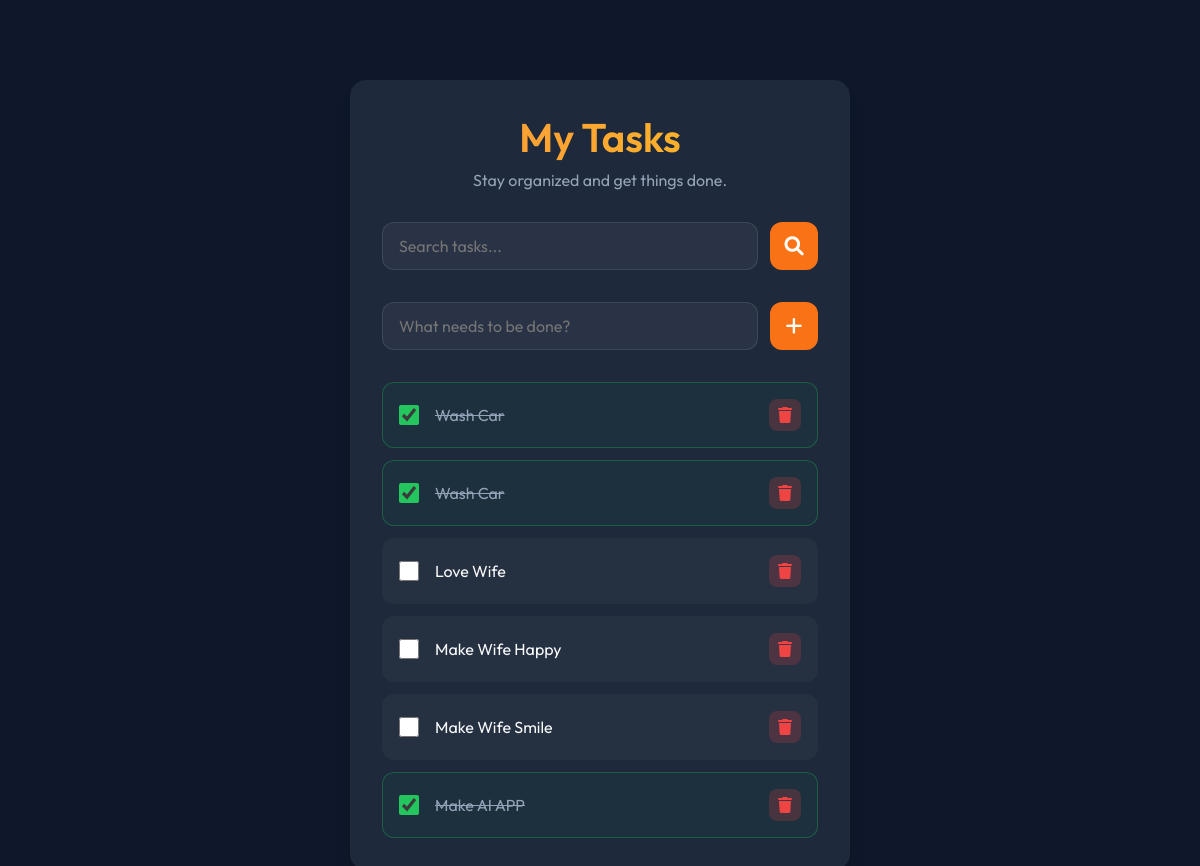
Before: / with the older database file.
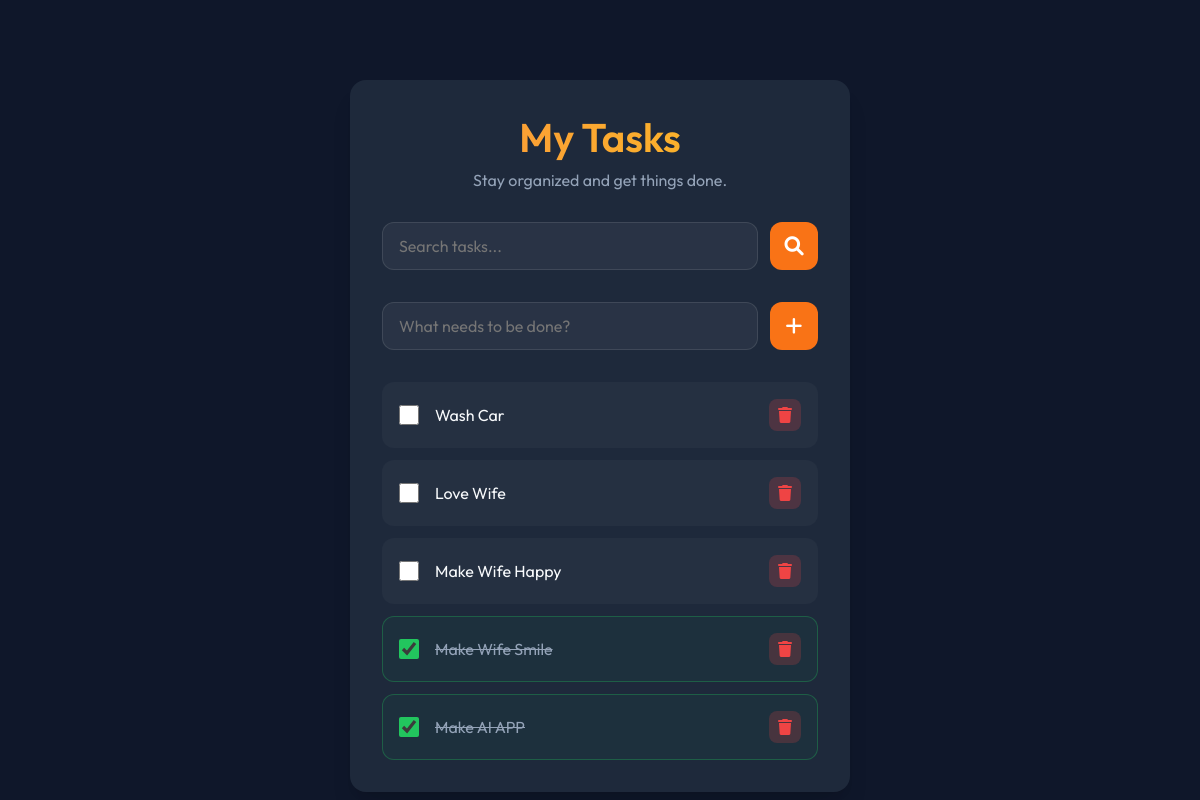
After: the same page with the newer database file.
### tables this page shows
CREATE TABLE todo (
                id INTEGER PRIMARY KEY AUTOINCREMENT,
                title TEXT NOT NULL,
                complete BOOLEAN NOT NULL CHECK (complete IN (0, 1))
            );

### app.py (the view)
@app.route('/')
def index():
    query = request.args.get('q')
    with sqlite3.connect(DB_NAME) as conn:
        cursor = conn.cursor()
        if query:
            cursor.execute("SELECT * FROM todo WHERE title LIKE ?", ('%' + query + '%',))
        else:
            cursor.execute("SELECT * FROM todo")
        todos = cursor.fetchall() # Returns list of tuples (id, title, complete)
    return render_template('index.html', todos=todos)

### templates/index.html (shortened to what this page needs)
<!DOCTYPE html>
<html lang="en">
<head>
    <link rel="stylesheet" href="{{ url_for('static', filename='style.css') }}">
    <link rel="stylesheet" href="https://cdnjs.cloudflare.com/ajax/libs/font-awesome/6.0.0/css/all.min.css">
</head>
<body>
    <div class="container">
        <header>
            <h1>My Tasks</h1>
            <p>Stay organized and get things done.</p>
        </header>
        <form action="/" method="GET" class="add-form">
            <input type="text" name="q" placeholder="Search tasks..." value="{{ request.args.get('q', '') }}">
            <button type="submit"><i class="fas fa-search"></i></button>
        </form>
        <form action="/add" method="POST" class="add-form">
            <input type="text" name="title" placeholder="What needs to be done?" required autocomplete="off">
            <button type="submit"><i class="fas fa-plus"></i></button>
        </form>
        <ul class="todo-list" id="todoList">
            {% for todo in todos %}
            <li class="todo-item {% if todo[2] %}completed{% endif %}">
                <label class="todo-label">
                    <input type="checkbox" class="todo-checkbox" {% if todo[2] %}checked{% endif %} onchange="window.location.href='/update/{{ todo[0] }}'">
                    <span class="todo-text">{{ todo[1] }}</span>
                </label>
                <div class="actions">
                    <a href="/delete/{{ todo[0] }}" class="btn-delete" title="Delete Task">
                        <i class="fas fa-trash"></i>
                    </a>
                </div>
            </li>
            {% else %}
            <li class="empty-state">
                <p>No tasks yet. Add one above!</p>
            </li>
            {% endfor %}
        </ul>
    </div>
</body>
</html>

Changed rows visible on the page:
removed todo: complete "☑", title "Wash Car"
changed todo "Wash Car": complete "☑" → "☐"
changed todo "Make Wife Smile": complete "☐" → "☑"
